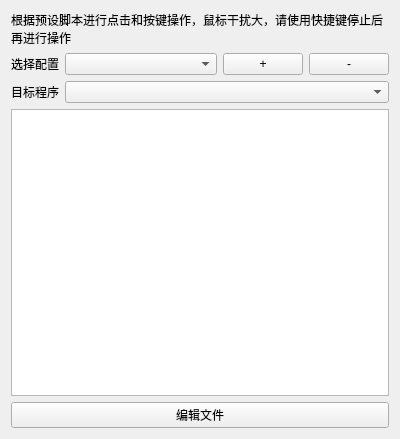
<?xml version="1.0" encoding="UTF-8"?>
<ui version="4.0">
 <class>Form</class>
 <widget class="QWidget" name="Form">
  <property name="geometry">
   <rect>
    <x>0</x>
    <y>0</y>
    <width>400</width>
    <height>439</height>
   </rect>
  </property>
  <property name="windowTitle">
   <string>Form</string>
  </property>
  <layout class="QVBoxLayout" name="verticalLayout">
   <item>
    <widget class="QLabel" name="intro">
     <property name="sizePolicy">
      <sizepolicy hsizetype="Preferred" vsizetype="Maximum">
       <horstretch>0</horstretch>
       <verstretch>0</verstretch>
      </sizepolicy>
     </property>
     <property name="text">
      <string>根据预设脚本进行点击和按键操作，鼠标干扰大，请使用快捷键停止后再进行操作</string>
     </property>
     <property name="wordWrap">
      <bool>true</bool>
     </property>
    </widget>
   </item>
   <item>
    <layout class="QHBoxLayout" name="horizontalLayout">
     <item>
      <widget class="QLabel" name="label">
       <property name="sizePolicy">
        <sizepolicy hsizetype="Maximum" vsizetype="Preferred">
         <horstretch>0</horstretch>
         <verstretch>0</verstretch>
        </sizepolicy>
       </property>
       <property name="text">
        <string>选择配置</string>
       </property>
      </widget>
     </item>
     <item>
      <widget class="QComboBox" name="comboBox"/>
     </item>
     <item>
      <widget class="QPushButton" name="pushButton_2">
       <property name="sizePolicy">
        <sizepolicy hsizetype="Maximum" vsizetype="Fixed">
         <horstretch>0</horstretch>
         <verstretch>0</verstretch>
        </sizepolicy>
       </property>
       <property name="text">
        <string>+</string>
       </property>
      </widget>
     </item>
     <item>
      <widget class="QPushButton" name="pushButton">
       <property name="sizePolicy">
        <sizepolicy hsizetype="Maximum" vsizetype="Fixed">
         <horstretch>0</horstretch>
         <verstretch>0</verstretch>
        </sizepolicy>
       </property>
       <property name="text">
        <string>-</string>
       </property>
      </widget>
     </item>
    </layout>
   </item>
   <item>
    <layout class="QHBoxLayout" name="horizontalLayout_2">
     <item>
      <widget class="QLabel" name="label_2">
       <property name="sizePolicy">
        <sizepolicy hsizetype="Maximum" vsizetype="Preferred">
         <horstretch>0</horstretch>
         <verstretch>0</verstretch>
        </sizepolicy>
       </property>
       <property name="text">
        <string>目标程序</string>
       </property>
      </widget>
     </item>
     <item>
      <widget class="QComboBox" name="comboBox_2"/>
     </item>
    </layout>
   </item>
   <item>
    <widget class="QListView" name="listView"/>
   </item>
   <item>
    <layout class="QHBoxLayout" name="horizontalLayout_3">
     <item>
      <widget class="QPushButton" name="pushButton_4">
       <property name="text">
        <string>编辑文件</string>
       </property>
      </widget>
     </item>
    </layout>
   </item>
  </layout>
 </widget>
 <resources/>
 <connections/>
</ui>
